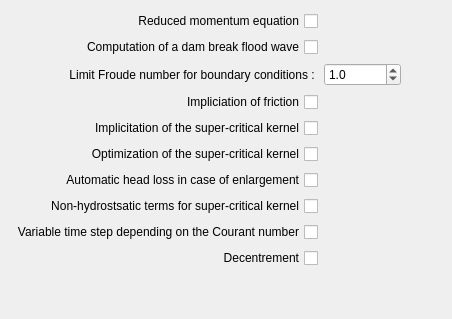
     <widget class="QWidget" name="tabNum">
      <attribute name="title">
       <string>Numerical</string>
      </attribute>
      <layout class="QGridLayout" name="gridLayout_6">
       <item row="0" column="0">
        <layout class="QGridLayout" name="gridLayout_5">
         <item row="10" column="0">
          <spacer name="verticalSpacer_8">
           <property name="orientation">
            <enum>Qt::Vertical</enum>
           </property>
           <property name="sizeHint" stdset="0">
            <size>
             <width>20</width>
             <height>40</height>
            </size>
           </property>
          </spacer>
         </item>
         <item row="2" column="2">
          <spacer name="horizontalSpacer_8">
           <property name="orientation">
            <enum>Qt::Horizontal</enum>
           </property>
           <property name="sizeHint" stdset="0">
            <size>
             <width>40</width>
             <height>20</height>
            </size>
           </property>
          </spacer>
         </item>
         <item row="5" column="0">
          <widget class="QCheckBox" name="optimisNoyauTrans">
           <property name="layoutDirection">
            <enum>Qt::RightToLeft</enum>
           </property>
           <property name="text">
            <string>Optimization of the super-critical kernel</string>
           </property>
          </widget>
         </item>
         <item row="2" column="0">
          <widget class="QLabel" name="label_froudeLimCondLim">
           <property name="layoutDirection">
            <enum>Qt::LeftToRight</enum>
           </property>
           <property name="text">
            <string>Limit Froude number for boundary conditions : </string>
           </property>
           <property name="alignment">
            <set>Qt::AlignRight|Qt::AlignTrailing|Qt::AlignVCenter</set>
           </property>
          </widget>
         </item>
         <item row="2" column="1">
          <widget class="QDoubleSpinBox" name="froudeLimCondLim">
           <property name="decimals">
            <number>1</number>
           </property>
           <property name="maximum">
            <double>1000000000.000000000000000</double>
           </property>
           <property name="singleStep">
            <double>0.100000000000000</double>
           </property>
           <property name="value">
            <double>1.000000000000000</double>
           </property>
          </widget>
         </item>
         <item row="0" column="1">
          <spacer name="horizontalSpacer_2">
           <property name="orientation">
            <enum>Qt::Horizontal</enum>
           </property>
           <property name="sizeType">
            <enum>QSizePolicy::Preferred</enum>
           </property>
           <property name="sizeHint" stdset="0">
            <size>
             <width>40</width>
             <height>20</height>
            </size>
           </property>
          </spacer>
         </item>
         <item row="7" column="0">
          <widget class="QCheckBox" name="termesNonHydrostatiques">
           <property name="layoutDirection">
            <enum>Qt::RightToLeft</enum>
           </property>
           <property name="text">
            <string>Non-hydrostsatic terms for super-critical kernel</string>
           </property>
          </widget>
         </item>
         <item row="0" column="0">
          <widget class="QCheckBox" name="attenuationConvection">
           <property name="layoutDirection">
            <enum>Qt::RightToLeft</enum>
           </property>
           <property name="text">
            <string>Reduced momentum equation</string>
           </property>
          </widget>
         </item>
         <item row="6" column="0">
          <widget class="QCheckBox" name="perteChargeAutoElargissement">
           <property name="layoutDirection">
            <enum>Qt::RightToLeft</enum>
           </property>
           <property name="text">
            <string>Automatic head loss in case of enlargement</string>
           </property>
          </widget>
         </item>
         <item row="4" column="0">
          <widget class="QCheckBox" name="implicitNoyauTrans">
           <property name="layoutDirection">
            <enum>Qt::RightToLeft</enum>
           </property>
           <property name="text">
            <string>Implicitation of the super-critical kernel</string>
           </property>
          </widget>
         </item>
         <item row="1" column="0">
          <widget class="QCheckBox" name="calcOndeSubmersion">
           <property name="layoutDirection">
            <enum>Qt::RightToLeft</enum>
           </property>
           <property name="text">
            <string>Computation of a dam break flood wave</string>
           </property>
          </widget>
         </item>
         <item row="3" column="0">
          <widget class="QCheckBox" name="traitImplicitFrot">
           <property name="layoutDirection">
            <enum>Qt::RightToLeft</enum>
           </property>
           <property name="text">
            <string>Impliciation of friction</string>
           </property>
          </widget>
         </item>
         <item row="8" column="0">
          <widget class="QCheckBox" name="pasTempsVar">
           <property name="layoutDirection">
            <enum>Qt::RightToLeft</enum>
           </property>
           <property name="text">
            <string>Variable time step depending on the Courant number</string>
           </property>
          </widget>
         </item>
         <item row="9" column="0">
          <widget class="QCheckBox" name="decentrement">
           <property name="layoutDirection">
            <enum>Qt::RightToLeft</enum>
           </property>
           <property name="text">
            <string>Decentrement</string>
           </property>
          </widget>
         </item>
        </layout>
       </item>
      </layout>
     </widget>
